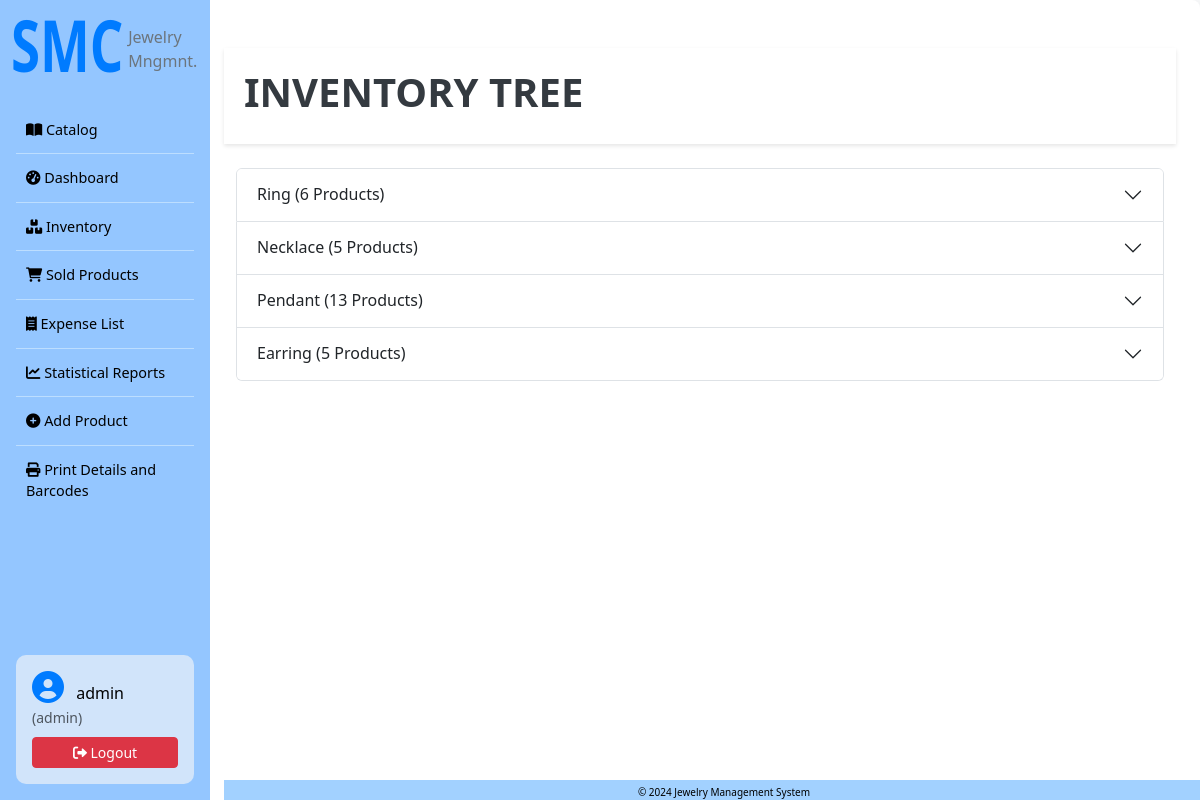
Screenshot of /inventory_tree (signed in) with the database file from the repository.
### models/database.py (models this page shows, shortened)
class User(db.Model, UserMixin):
    __tablename__ = 'user'
    id = db.Column(db.Integer, primary_key=True)
    username = db.Column(db.String(80), unique=True, nullable=False)
    password = db.Column(db.String(200), nullable=False)  # Store hashed passwords
    role = db.Column(db.String(20), nullable=False)  # Can be 'admin', 'staff', or 'guest'

class BaseProduct(db.Model):
    __abstract__ = True  # This ensures the class is not created as a separate table
    id = db.Column(db.Integer, primary_key=True)  # Add a primary key here
    product_name = db.Column(db.String(100), nullable=False)
    category = db.Column(db.String(50), nullable=False)
    weight = db.Column(db.Float, nullable=False)
    karat = db.Column(db.String(20), nullable=False)
    gold_type = db.Column(db.String(50), nullable=False)
    size = db.Column(db.String(20), nullable=True, default='N/A')
    barcode = db.Column(db.String(50), unique=True, nullable=False)

class Inventory(BaseProduct):
    __tablename__ = 'inventory'
    quantity = db.Column(db.Integer, nullable=False)
    price_per_unit = db.Column(db.Float, nullable=False)
    price_per_gram = db.Column(db.Float, nullable=True)
    image_url = db.Column(db.String(200))  # URL for product image
    printed = db.Column(db.Boolean, default=False)  # New column to track if printed

### app.py (the view)
@app.route('/inventory_tree')
@login_required
def inventory_tree():
    inventory_items = Inventory.query.all()
    inventory_tree = {}
    for item in inventory_items:
        if item.category not in inventory_tree:
            inventory_tree[item.category] = {'products': [], 'count': 0}
        inventory_tree[item.category]['products'].append(item)
        inventory_tree[item.category]['count'] += 1
    return render_template('inventory_tree.html', inventory_tree=inventory_tree)

### app.py (called while the page is built)
@login_manager.user_loader
def load_user(user_id):
    return db.session.get(User, int(user_id))  # Updated for SQLAlchemy 2.x

### templates/inventory_tree.html (shortened to what this page needs)
{% extends 'layout.html' %}
{% block header %}
<div class="container d-flex align-items-center" style="padding: 0; margin-top: 0;">
    <h1 class="fw-bold" style="font-size: 2.5rem; text-transform: uppercase; margin: 0;">
        Inventory Tree
    </h1>
</div>
{% endblock %}
{% block content %}
<div class="container mt-4">
    <div class="accordion" id="inventoryAccordion">
        {% for category, data in inventory_tree.items() %}
        <div class="accordion-item">
            <h2 class="accordion-header" id="heading-{{ loop.index }}">
                <button class="accordion-button collapsed" type="button" data-bs-toggle="collapse" data-bs-target="#collapse-{{ loop.index }}" aria-expanded="true" aria-controls="collapse-{{ loop.index }}">
                    {{ category }} ({{ data.count }} Products)
                </button>
            </h2>
        </div>
        {% endfor %}
    </div>
</div>
{% endblock %}

### templates/layout.html (shortened to what this page needs)
<!DOCTYPE html>
<html lang="en">
<head>
    <link href="https://cdnjs.cloudflare.com/ajax/libs/bootstrap/5.3.0/css/bootstrap.min.css" rel="stylesheet">
    <link href="https://cdnjs.cloudflare.com/ajax/libs/font-awesome/6.0.0-beta3/css/all.min.css" rel="stylesheet">
    <link rel="stylesheet" href="{{ url_for('static', filename='css/style.css') }}">
</head>
<body>
    <div class="container-fluid">
        <div class="row">
            <nav class="col-md-2 sidebar vh-100 d-flex flex-column p-3" style="background-color: hsl(212, 100%, 79%); color: #007bff;">
                <div class="d-flex align-items-center">
                    <h1 class="fw-bold smc-large">SMC</h1>
                    <span class="text-secondary" style="font-size: 1rem; margin-left: 1.9px;">Jewelry Mngmnt.</span>
                </div>
                <ul class="nav flex-column mt-4 flex-grow-1">
                        {% if not current_user.is_authenticated %}
                        <li class="nav-item">
                            <a class="nav-link text-black" href="{{ url_for('catalog') }}">
                                <i class="fas fa-book-open"></i> Catalog
                            </a>
                        </li>
                        {% else %}
                        <li class="nav-item">
                            <a class="nav-link text-black" href="{{ url_for('catalog') }}">
                                <i class="fas fa-book-open"></i> Catalog
                            </a>
                        </li>
                        <li class="nav-item">
                            <a class="nav-link text-black" href="{{ url_for('dashboard') }}">
                                <i class="fas fa-tachometer-alt"></i> Dashboard
                            </a>
                        </li>
                        <li class="nav-item">
                            <a class="nav-link text-black" href="{{ url_for('inventory') }}">
                                <i class="fas fa-boxes"></i> Inventory
                            </a>
                        </li>
                        <li class="nav-item">
                            <a class="nav-link text-black" href="{{ url_for('sold_product') }}">
                                <i class="fas fa-shopping-cart"></i> Sold Products
                            </a>
                        </li>
                        {% if current_user.role == 'admin' %}
                        <li class="nav-item">
                            <a class="nav-link text-black" href="{{ url_for('expenses') }}">
                                <i class="fas fa-receipt"></i> Expense List
                            </a>
                        </li>
                        {% endif %}
                        <li class="nav-item">
                            <a class="nav-link text-black" href="{{ url_for('reports_dashboard') }}">
                                <i class="fas fa-chart-line"></i> Statistical Reports
                            </a>
                        </li>
                        <li class="nav-item">
                            <a class="nav-link text-black" href="{{ url_for('add_product') }}">
                                <i class="fas fa-plus-circle"></i> Add Product
                            </a>
                        </li>
                        <li class="nav-item">
                            <a class="nav-link text-black" href="{{ url_for('products') }}">
                                <i class="fas fa-print"></i> Print Details and Barcodes
                            </a>
                        </li>
                    {% endif %}
                </ul>
                <div class="user-info p-3" style="background-color: hsl(212, 80%, 90%); border-radius: 10px;">
                    <i class="fas fa-user-circle fa-2x"></i>
                    {% if current_user.is_authenticated %}
                        <span class="text-black ms-2">{{ current_user.username }}</span>
                        <span class="text-muted small">({{ current_user.role }})</span>
                        <a href="{{ url_for('logout') }}" class="btn btn-sm btn-danger d-block mt-2" style="width: 100%;">
                            <i class="fas fa-sign-out-alt"></i> Logout
                        </a>
                    {% else %}
                        <span class="text-black ms-2">Guest</span>
                        <a href="{{ url_for('login') }}" class="btn btn-sm btn-primary d-block mt-2" style="width: 100%;">
                            <i class="fas fa-sign-in-alt"></i> Login
                        </a>
                    {% endif %}
                </div>
            </nav>
            <div class="col-md-10 main-content p-4">
                <header class="mb-4">
                    <h1>{% block header %}Dashboard{% endblock %}</h1>
                </header>
                <main>
                    {% block content %}{% endblock %}
                </main>
                <footer class="custom-footer">
                    <p>&copy; 2024 Jewelry Management System</p>
                </footer>
            </div>
        </div>
    </div>
</body>
</html>

### static/css/style.css (style rules this page uses)
body { margin: 0; padding: 0; font-family: 'Segoe UI', Tahoma, Geneva, Verdana, sans-serif; background: #f8f9fa; color: #343a40; }
.smc-large { font-size: 3rem; transform: scale(1.1, 1.5); display: inline-block; }
.sidebar { height: 100vh; width: 210px; position: fixed; background-color: #8bc5ff; color: #8bc5ff; padding-top: 20px; box-sizing: border-box; }
.sidebar ul { list-style-type: none; padding: 0; margin: 0; }
.sidebar ul li { padding: 5px 5px; font-size: 0.9em; border-bottom: 1px solid #bddeff; }
.sidebar ul li:last-child { border-bottom: none; }
.sidebar ul li a { padding-left: 5px; color: #ffffff; text-decoration: none; display: block; transition: background 0.3s, color 0.3s; }
.main-content { margin-left: 200px; padding: 30px; background-color: #ffffff; min-height: 100vh; box-shadow: 0px 4px 12px rgba(0, 0, 0, 0.1); border-radius: 8px; }
header { margin-bottom: 20px; background: #ffffff; box-shadow: 0 2px 4px rgba(0, 0, 0, 0.1); padding: 20px; }
.custom-footer { background-color: #a2d1ff; color: #000000; text-align: center; padding: 5px 0; height: 20px; position: fixed; bottom: 0; width: calc(100% - 200px); font-size: 10px; margin-top: 10px; }

### rows the page displays
User: username "admin", role "admin"
Inventory: category "Ring", count "6"
Inventory: category "Necklace", count "5"
Inventory: category "Pendant", count "13"
Inventory: category "Earring", count "5"
